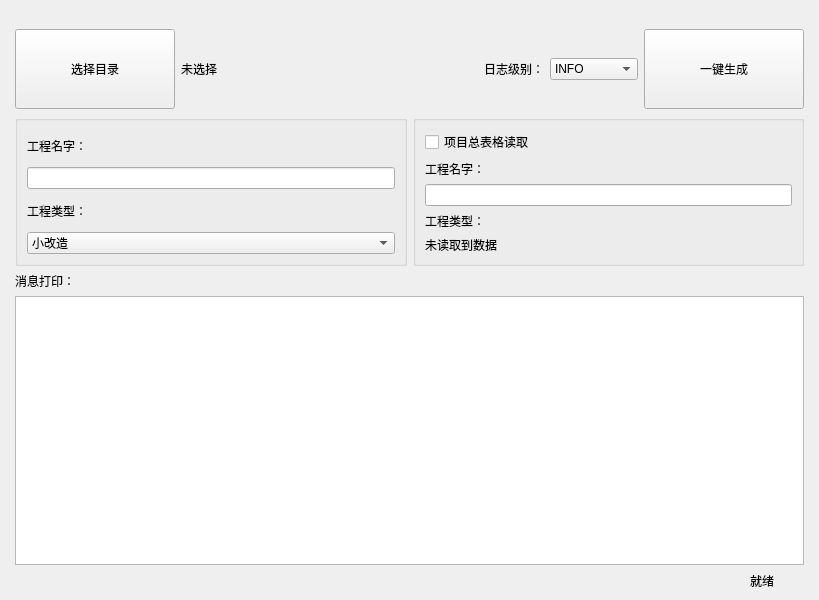
<?xml version="1.0" encoding="UTF-8"?>
<ui version="4.0">
 <class>PPTProcessorGUI</class>
 <widget class="QMainWindow" name="PPTProcessorGUI">
  <property name="geometry">
   <rect>
    <x>0</x>
    <y>0</y>
    <width>819</width>
    <height>600</height>
   </rect>
  </property>
  <property name="windowTitle">
   <string>发包规范一键生成工具</string>
  </property>
  <widget class="QWidget" name="centralwidget">
   <layout class="QVBoxLayout" name="verticalLayout" stretch="0,0,0,0,0">
    <property name="leftMargin">
     <number>15</number>
    </property>
    <property name="rightMargin">
     <number>15</number>
    </property>
    <item>
     <layout class="QHBoxLayout" name="topLayout">
      <property name="topMargin">
       <number>20</number>
      </property>
      <item>
       <widget class="QPushButton" name="select_dir_btn">
        <property name="minimumSize">
         <size>
          <width>160</width>
          <height>80</height>
         </size>
        </property>
        <property name="text">
         <string>选择目录</string>
        </property>
       </widget>
      </item>
      <item>
       <widget class="QLabel" name="selected_dir_label">
        <property name="text">
         <string>未选择</string>
        </property>
       </widget>
      </item>
      <item>
       <spacer name="horizontalSpacer">
        <property name="orientation">
         <enum>Qt::Horizontal</enum>
        </property>
        <property name="sizeHint" stdset="0">
         <size>
          <width>40</width>
          <height>20</height>
         </size>
        </property>
       </spacer>
      </item>
      <item>
       <widget class="QLabel" name="log_level_label">
        <property name="text">
         <string>日志级别：</string>
        </property>
       </widget>
      </item>
      <item>
       <widget class="QComboBox" name="log_level_combo">
        <item>
         <property name="text">
          <string>INFO</string>
         </property>
        </item>
        <item>
         <property name="text">
          <string>DEBUG</string>
         </property>
        </item>
        <item>
         <property name="text">
          <string>WARNING</string>
         </property>
        </item>
        <item>
         <property name="text">
          <string>ERROR</string>
         </property>
        </item>
       </widget>
      </item>
      <item>
       <widget class="QPushButton" name="generate_btn">
        <property name="minimumSize">
         <size>
          <width>160</width>
          <height>80</height>
         </size>
        </property>
        <property name="text">
         <string>一键生成</string>
        </property>
       </widget>
      </item>
     </layout>
    </item>
    <item>
     <layout class="QHBoxLayout" name="infoLayout">
      <property name="leftMargin">
       <number>0</number>
      </property>
      <item>
       <widget class="QGroupBox" name="left_info_group">
        <property name="title">
         <string/>
        </property>
        <layout class="QVBoxLayout" name="left_info_layout">
         <item>
          <spacer name="verticalSpacer">
           <property name="orientation">
            <enum>Qt::Vertical</enum>
           </property>
           <property name="sizeType">
            <enum>QSizePolicy::Fixed</enum>
           </property>
           <property name="sizeHint" stdset="0">
            <size>
             <width>0</width>
             <height>0</height>
            </size>
           </property>
          </spacer>
         </item>
         <item>
          <widget class="QLabel" name="lbl_proj_name">
           <property name="text">
            <string>工程名字：</string>
           </property>
          </widget>
         </item>
         <item>
          <widget class="QLineEdit" name="manual_txt_proj_name"/>
         </item>
         <item>
          <widget class="QLabel" name="lbl_proj_type">
           <property name="text">
            <string>工程类型：</string>
           </property>
          </widget>
         </item>
         <item>
          <widget class="QComboBox" name="manual_proj_type_combo">
           <item>
            <property name="text">
             <string>小改造</string>
            </property>
           </item>
           <item>
            <property name="text">
             <string>中改造</string>
            </property>
           </item>
           <item>
            <property name="text">
             <string>大改造</string>
            </property>
           </item>
           <item>
            <property name="text">
             <string>新制</string>
            </property>
           </item>
           <item>
            <property name="text">
             <string>研发</string>
            </property>
           </item>
           <item>
            <property name="text">
             <string>再制</string>
            </property>
           </item>
          </widget>
         </item>
        </layout>
       </widget>
      </item>
      <item>
       <layout class="QVBoxLayout" name="right_info_outer_layout">
        <item>
         <widget class="QGroupBox" name="right_info_group">
          <property name="title">
           <string/>
          </property>
          <layout class="QVBoxLayout" name="right_info_layout">
           <item>
            <widget class="QCheckBox" name="chBox_read_ProjectStatus">
             <property name="text">
              <string>项目总表格读取</string>
             </property>
            </widget>
           </item>
           <item>
            <widget class="QLabel" name="lbl_proj_name_r">
             <property name="text">
              <string>工程名字：</string>
             </property>
            </widget>
           </item>
           <item>
            <widget class="QLineEdit" name="manual_txt_proj_name_2">
             <property name="readOnly">
              <bool>true</bool>
             </property>
            </widget>
           </item>
           <item>
            <widget class="QLabel" name="lbl_proj_type_r">
             <property name="text">
              <string>工程类型：</string>
             </property>
            </widget>
           </item>
           <item>
            <widget class="QLabel" name="manual_project_type_label">
             <property name="text">
              <string>未读取到数据</string>
             </property>
            </widget>
           </item>
          </layout>
         </widget>
        </item>
       </layout>
      </item>
     </layout>
    </item>
    <item>
     <widget class="QLabel" name="msg_label">
      <property name="text">
       <string>消息打印：</string>
      </property>
     </widget>
    </item>
    <item>
     <widget class="QTextEdit" name="log_display">
      <property name="sizePolicy">
       <sizepolicy hsizetype="Expanding" vsizetype="Expanding">
        <horstretch>0</horstretch>
        <verstretch>0</verstretch>
       </sizepolicy>
      </property>
     </widget>
    </item>
    <item>
     <layout class="QHBoxLayout" name="statusLayout">
      <property name="leftMargin">
       <number>30</number>
      </property>
      <property name="rightMargin">
       <number>30</number>
      </property>
      <item>
       <spacer name="horizontalSpacerStatus">
        <property name="orientation">
         <enum>Qt::Horizontal</enum>
        </property>
        <property name="sizeHint" stdset="0">
         <size>
          <width>40</width>
          <height>20</height>
         </size>
        </property>
       </spacer>
      </item>
      <item>
       <widget class="QLabel" name="status_label">
        <property name="text">
         <string>就绪</string>
        </property>
       </widget>
      </item>
     </layout>
    </item>
   </layout>
  </widget>
 </widget>
 <resources/>
 <connections/>
</ui>
